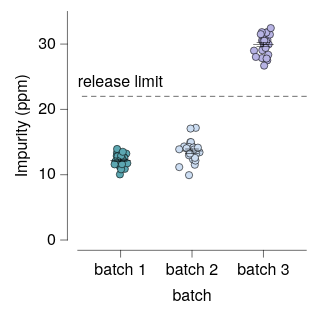

Here is the Vega-Lite specification saved for this chart:
### Vega-Lite specification from a JSON file in a GitHub repository (floating-point values rounded to 4 significant figures)
{"background": null, "config": {"arc": {"fill": "#DBDBDB", "fillOpacity": 1.0, "innerRadius": 25.0, "padAngle": 0.03, "stroke": "black", "strokeOpacity": 1, "strokeWidth": 0.25}, "area": {"fill": "#DBDBDB", "fillOpacity": 1.0, "stroke": "black", "strokeOpacity": 1, "strokeWidth": 0.25}, "axis": {"domain": true, "domainCap": "round", "domainColor": "black", "domainWidth": 0.25, "grid": false, "gridCap": "round", "gridColor": "#F1F1F1", "gridDash": [0, 0], "gridOpacity": 1.0, "gridWidth": 0.25, "labelColor": "black", "labelFont": "Helvetica Neue, HelveticaNeue, Helvetica, Arial, sans-serif", "labelFontSize": 7, "labelFontStyle": "normal", "labelFontWeight": 400, "offset": 4.5, "ticks": true, "tickCap": "round", "tickColor": "black", "tickRound": false, "tickSize": 3, "tickWidth": 0.25, "titleColor": "black", "titleFont": "Helvetica Neue, HelveticaNeue, Helvetica, Arial, sans-serif", "titleFontSize": 7, "titleFontStyle": "normal", "titleFontWeight": 400}, "axisX": {"domain": true, "labelAlign": "center", "labelAngle": 0, "labels": true, "ticks": true, "translate": 0}, "axisY": {"domain": true, "labelAlign": "right", "labelAngle": 0, "labels": true, "ticks": true, "translate": 0}, "axisRight": {"domain": true, "labelAlign": "left", "labelAngle": 0, "labels": true, "ticks": true, "translate": 0}, "axisTop": {"domain": true, "labelAlign": "center", "labelAngle": 0, "labels": true, "ticks": true, "translate": 0}, "axisBand": {"tickOffset": 0}, "bar": {"fill": "#DBDBDB", "fillOpacity": 1.0, "stroke": "black", "strokeOpacity": 1, "strokeWidth": 0.25}, "boxplot": {"size": 9.0, "ticks": {"cornerRadius": 0.25, "fill": "black", "opacity": 1, "size": 4.5, "thickness": 0.25}, "box": {"fillOpacity": 1.0, "stroke": "black", "strokeOpacity": 1, "strokeWidth": 0.25}, "median": {"cornerRadius": 0, "fill": "black", "fillOpacity": 1.0, "opacity": 1, "size": 9.0, "thickness": 0.25}, "rule": {"fill": "black", "fillOpacity": 1.0, "size": 10.0, "stroke": "black", "strokeDash": [0, 0], "strokeOpacity": 1, "strokeWidth": 0.25}, "outliers": {"color": "black", "fill": "black", "fillOpacity": 1.0, "size": 0, "stroke": "black", "strokeOpacity": 1, "strokeWidth": 0.25}}, "circle": {"fill": "black", "fillOpacity": 1.0, "size": 1.25, "stroke": null, "strokeOpacity": 1, "strokeWidth": 0.25}, "errorband": {"band": {"fillOpacity": 0.6, "stroke": null, "strokeWidth": 0.25, "strokeOpacity": 1}, "borders": {"opacity": 0, "strokeOpacity": 0.25, "strokeWidth": 1}}, "errorbar": {"opacity": 1, "rule": {"strokeDash": [0, 0], "strokeWidth": 0.25}, "ticks": {"color": "black", "cornerRadius": 0.125, "opacity": 1, "size": 6.0, "thickness": 0.25}, "thickness": 0.25}, "font": "Helvetica Neue, HelveticaNeue, Helvetica, Arial, sans-serif", "geoshape": {"fill": "#DBDBDB", "fillOpacity": 1.0, "stroke": "black", "strokeOpacity": 1, "strokeWidth": 0.25}, "header": {"labelColor": "black", "labelFont": "Helvetica Neue, HelveticaNeue, Helvetica, Arial, sans-serif", "labelFontSize": 7, "labelFontStyle": "normal", "labelFontWeight": 400, "titleColor": "black", "titleFont": "Helvetica Neue, HelveticaNeue, Helvetica, Arial, sans-serif", "titleFontSize": 7, "titleFontStyle": "normal", "titleFontWeight": 400, "titlePadding": 0}, "legend": {"disable": false, "offset": 4.5, "titlePadding": 4, "labelOffset": 2, "gradientLabelOffset": 2, "gradientLength": 50.0, "gradientThickness": 5.0, "gradientOpacity": 1.0, "gradientStrokeColor": "black", "gradientStrokeWidth": 0.25, "labelColor": "black", "labelFont": "Helvetica Neue, HelveticaNeue, Helvetica, Arial, sans-serif", "labelFontSize": 7, "labelFontStyle": "normal", "labelFontWeight": 400, "strokeColor": "black", "strokeWidth": 0, "symbolSize": 42, "symbolStrokeColor": "black", "symbolStrokeWidth": 0.25, "titleColor": "black", "titleFont": "Helvetica Neue, HelveticaNeue, Helvetica, Arial, sans-serif", "titleFontSize": 7, "titleFontStyle": "normal", "titleFontWeight": 400}, "line": {"color": "black", "stroke": "black", "strokeCap": "round", "strokeDash": [0, 0], "strokeOpacity": 1, "strokeWidth": 0.375}, "point": {"filled": true, "fill": "#DBDBDB", "fillOpacity": 1.0, "size": 5.0, "stroke": "black", "strokeOpacity": 1, "strokeWidth": 0.25}, "range": {"category": ["#5CA7B1", "#CDDEF3", "#B7B3E4", "#B3DAB5", "#F5E1B3", "#3D727B", "#8AA8D2", "#867DAC", "#80A988", "#CBB17A", "#204148", "#59719A", "#584C77", "#507B5F", "#9D824D"], "diverging": {"scheme": ["#C35082", "#CE6D94", "#D989A7", "#E2A4BA", "#EABFCE", "#F1DBE2", "#F6F6F6", "#D7E0EB", "#B9CBE0", "#9BB6D5", "#7DA1C9", "#5F8CBD", "#4177B1"]}, "heatmap": {"scheme": ["#32022B", "#43044D", "#4C196E", "#4D338C", "#484DA6", "#3A68BB", "#1D83CA", "#1D9CCB", "#23B5C9", "#28CDC5", "#4DE0B4", "#91EE9F"]}, "ordinal": {"scheme": ["#F1F1F1", "#DBDBDB", "#C6C6C6", "#B2B2B2", "#9D9D9D", "#898989", "#767676", "#636363", "#515151", "#404040", "#2F2F2F", "#1F1F1F"]}, "ramp": {"scheme": ["#32022B", "#43044D", "#4C196E", "#4D338C", "#484DA6", "#3A68BB", "#1D83CA", "#1D9CCB", "#23B5C9", "#28CDC5", "#4DE0B4", "#91EE9F"]}}, "rule": {"color": "black", "stroke": "black", "strokeCap": "round", "strokeDash": [2, 2], "strokeOpacity": 1, "strokeWidth": 0.25}, "scale": {"bandPaddingInner": 0.1, "bandPaddingOuter": 0.1, "round": false}, "rect": {"fill": "#DBDBDB", "fillOpacity": 1.0, "stroke": "black", "strokeOpacity": 1, "strokeWidth": 0.25}, "square": {"fill": "#DBDBDB", "fillOpacity": 1.0, "size": 10.0, "stroke": "black", "strokeOpacity": 1, "strokeWidth": 0.25}, "text": {"color": "black", "font": "Helvetica Neue, HelveticaNeue, Helvetica, Arial, sans-serif", "fontSize": 7, "fontStyle": "normal", "fontWeight": 400}, "tick": {"color": "black", "cornerRadius": 0.125, "opacity": 1.0, "size": 9.0, "thickness": 0.25}, "title": {"anchor": "middle", "frame": "group", "color": "black", "font": "Helvetica Neue, HelveticaNeue, Helvetica, Arial, sans-serif", "fontSize": 7, "fontStyle": "normal", "fontWeight": 400, "subtitleColor": "black", "subtitleFont": "Helvetica Neue, HelveticaNeue, Helvetica, Arial, sans-serif", "subtitleFontSize": "Helvetica Neue, HelveticaNeue, Helvetica, Arial, sans-serif", "subtitleFontStyle": "normal", "subtitleFontWeight": 400}, "trail": {"color": "black", "opacity": 1, "size": 0.375}, "view": {"continuousWidth": 100, "continuousHeight": 100, "discreteWidth": 100, "discreteHeight": 100, "fill": null, "stroke": null, "strokeWidth": 0.25}}, "layer": [{"data": {"name": "data-ce6453724fbde4c06ff026c4739605b7"}, "mark": {"type": "circle", "opacity": 1.0, "size": 10.0, "stroke": "black", "strokeOpacity": 1, "strokeWidth": 0.25}, "encoding": {"color": {"field": "batch", "legend": null, "scale": {"domain": ["batch 1", "batch 2", "batch 3"]}, "sort": ["batch 1", "batch 2", "batch 3"], "title": null, "type": "nominal"}, "x": {"axis": {}, "field": "batch", "scale": {"domain": ["batch 1", "batch 2", "batch 3"]}, "sort": ["batch 1", "batch 2", "batch 3"], "title": "batch", "type": "nominal"}, "xOffset": {"field": "jitter_x", "scale": {"domain": [-5.61, 5.61], "range": [6.89, 18.11]}, "type": "quantitative"}, "y": {"field": "impurity", "title": "Impurity (ppm)", "type": "quantitative"}}}, {"data": {"name": "data-537744307cd203a78afa26ba7ff9bda1"}, "mark": {"type": "errorbar"}, "encoding": {"x": {"axis": {}, "field": "batch", "scale": {"domain": ["batch 1", "batch 2", "batch 3"]}, "sort": ["batch 1", "batch 2", "batch 3"], "title": "batch", "type": "nominal"}, "y": {"field": "__mean", "title": "Impurity (ppm)", "type": "quantitative"}, "yError": {"field": "__error"}}}, {"data": {"name": "data-537744307cd203a78afa26ba7ff9bda1"}, "mark": {"type": "tick"}, "encoding": {"x": {"axis": {}, "field": "batch", "scale": {"domain": ["batch 1", "batch 2", "batch 3"]}, "sort": ["batch 1", "batch 2", "batch 3"], "title": "batch", "type": "nominal"}, "y": {"field": "__mean", "title": "Impurity (ppm)", "type": "quantitative"}}}, {"layer": [{"data": {"values": [{"__dysonsphere__": 1}]}, "mark": {"type": "rule", "opacity": 1.0}, "encoding": {"y": {"datum": 22.0}}}, {"data": {"values": [{"__dysonsphere__": 1}]}, "mark": {"type": "text", "align": "left", "baseline": "bottom", "dx": 0, "dy": -3, "fontSize": 7}, "encoding": {"text": {"value": "release limit"}, "x": {"value": 0}, "y": {"datum": 22.0}}}]}], "$schema": "https://vega.github.io/schema/vega-lite/v6.4.1.json", "datasets": {"data-ce6453724fbde4c06ff026c4739605b7": [{"batch": "batch 1", "impurity": 12.52, "jitter_x": -0.7616}, {"batch": "batch 1", "impurity": 13.23, "jitter_x": 2.502}, {"batch": "batch 1", "impurity": 12.5, "jitter_x": 1.361}, {"batch": "batch 1", "impurity": 10.05, "jitter_x": -0.2807}, {"batch": "batch 1", "impurity": 13.36, "jitter_x": -1.577}, {"batch": "batch 1", "impurity": 12.67, "jitter_x": 1.477}, {"batch": "batch 1", "impurity": 11.19, "jitter_x": -0.2456}, {"batch": "batch 1", "impurity": 12.87, "jitter_x": -1.692}, {"batch": "batch 1", "impurity": 12.55, "jitter_x": 1.702}, {"batch": "batch 1", "impurity": 12.44, "jitter_x": 0.7138}, {"batch": "batch 1", "impurity": 12.04, "jitter_x": 1.401}, {"batch": "batch 1", "impurity": 12.82, "jitter_x": -1.297}, {"batch": "batch 1", "impurity": 10.9, "jitter_x": 1.843}, {"batch": "batch 1", "impurity": 11.76, "jitter_x": 2.945}, {"batch": "batch 1", "impurity": 11.28, "jitter_x": 0.05389}, {"batch": "batch 1", "impurity": 12.9, "jitter_x": 0.2217}, {"batch": "batch 1", "impurity": 12.06, "jitter_x": -1.118}, {"batch": "batch 1", "impurity": 11.56, "jitter_x": -1.018}, {"batch": "batch 1", "impurity": 10.83, "jitter_x": 0.2171}, {"batch": "batch 1", "impurity": 11.61, "jitter_x": 0.6187}, {"batch": "batch 1", "impurity": 12.01, "jitter_x": -2.25}, {"batch": "batch 1", "impurity": 11.59, "jitter_x": -2.621}, {"batch": "batch 1", "impurity": 13.94, "jitter_x": -1.526}, {"batch": "batch 1", "impurity": 13.51, "jitter_x": 0.9757}, {"batch": "batch 2", "impurity": 9.933, "jitter_x": -1.309}, {"batch": "batch 2", "impurity": 11.17, "jitter_x": -5.595}, {"batch": "batch 2", "impurity": 13.74, "jitter_x": 0.3582}, {"batch": "batch 2", "impurity": 13.37, "jitter_x": -1.068}, {"batch": "batch 2", "impurity": 14.32, "jitter_x": 0.08205}, {"batch": "batch 2", "impurity": 14.33, "jitter_x": -3.447}, {"batch": "batch 2", "impurity": 17.18, "jitter_x": 1.657}, {"batch": "batch 2", "impurity": 12.33, "jitter_x": 0.4465}, {"batch": "batch 2", "impurity": 13.43, "jitter_x": 3.281}, {"batch": "batch 2", "impurity": 17.06, "jitter_x": -0.6386}, {"batch": "batch 2", "impurity": 14.97, "jitter_x": -0.7423}, {"batch": "batch 2", "impurity": 14.99, "jitter_x": -0.4919}, {"batch": "batch 2", "impurity": 13.23, "jitter_x": 1.787}, {"batch": "batch 2", "impurity": 11.53, "jitter_x": 1.215}, {"batch": "batch 2", "impurity": 14.25, "jitter_x": -1.282}, {"batch": "batch 2", "impurity": 14.16, "jitter_x": 0.5972}, {"batch": "batch 2", "impurity": 12.16, "jitter_x": 1.499}, {"batch": "batch 2", "impurity": 12.98, "jitter_x": -1.326}, {"batch": "batch 2", "impurity": 13.89, "jitter_x": -5.61}, {"batch": "batch 2", "impurity": 12.58, "jitter_x": 1.279}, {"batch": "batch 2", "impurity": 13.85, "jitter_x": 0.8352}, {"batch": "batch 2", "impurity": 14.14, "jitter_x": 2.572}, {"batch": "batch 2", "impurity": 14.05, "jitter_x": -2.385}, {"batch": "batch 2", "impurity": 13.24, "jitter_x": -0.9032}, {"batch": "batch 3", "impurity": 31.19, "jitter_x": -0.3738}, {"batch": "batch 3", "impurity": 31.78, "jitter_x": 1.364}, {"batch": "batch 3", "impurity": 30.64, "jitter_x": 1.736}, {"batch": "batch 3", "impurity": 28.36, "jitter_x": 2.094}, {"batch": "batch 3", "impurity": 31.46, "jitter_x": 2.83}, {"batch": "batch 3", "impurity": 29.0, "jitter_x": -4.124}, {"batch": "batch 3", "impurity": 31.76, "jitter_x": 1.235}, {"batch": "batch 3", "impurity": 27.86, "jitter_x": -0.6286}, {"batch": "batch 3", "impurity": 31.83, "jitter_x": -0.6888}, {"batch": "batch 3", "impurity": 29.96, "jitter_x": 2.274}, {"batch": "batch 3", "impurity": 27.5, "jitter_x": 1.654}, {"batch": "batch 3", "impurity": 29.37, "jitter_x": 0.05927}, {"batch": "batch 3", "impurity": 30.11, "jitter_x": 0.1054}, {"batch": "batch 3", "impurity": 30.55, "jitter_x": -0.6089}, {"batch": "batch 3", "impurity": 28.04, "jitter_x": -3.322}, {"batch": "batch 3", "impurity": 27.79, "jitter_x": 1.377}, {"batch": "batch 3", "impurity": 30.4, "jitter_x": 1.211}, {"batch": "batch 3", "impurity": 29.07, "jitter_x": -0.5072}, {"batch": "batch 3", "impurity": 30.47, "jitter_x": -0.06294}, {"batch": "batch 3", "impurity": 31.52, "jitter_x": -1.185}, {"batch": "batch 3", "impurity": 26.7, "jitter_x": 0.3039}, {"batch": "batch 3", "impurity": 30.51, "jitter_x": 0.3696}, {"batch": "batch 3", "impurity": 32.45, "jitter_x": 3.209}, {"batch": "batch 3", "impurity": 29.4, "jitter_x": 0.9434}], "data-537744307cd203a78afa26ba7ff9bda1": [{"batch": "batch 1", "__mean": 12.17, "__error": 0.1929, "__dysonsphere__": 1}, {"batch": "batch 2", "__mean": 13.62, "__error": 0.3302, "__dysonsphere__": 1}, {"batch": "batch 3", "__mean": 29.9, "__error": 0.3252, "__dysonsphere__": 1}]}}
